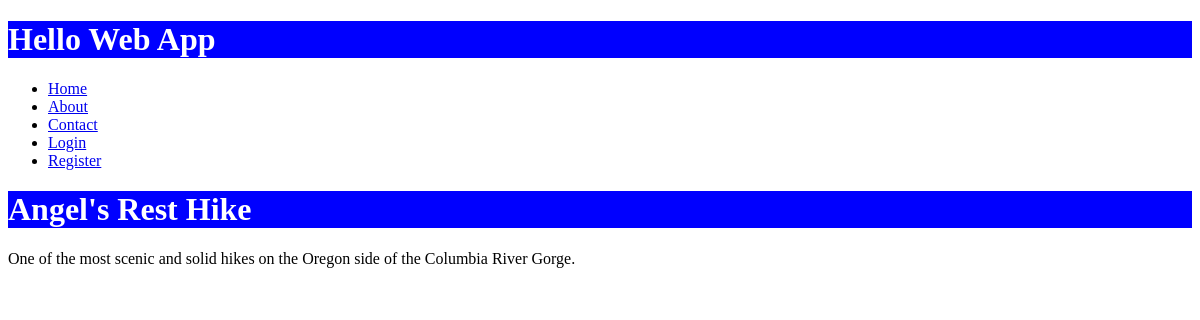
Before: /hikes/angels-rest/ with the older database file.
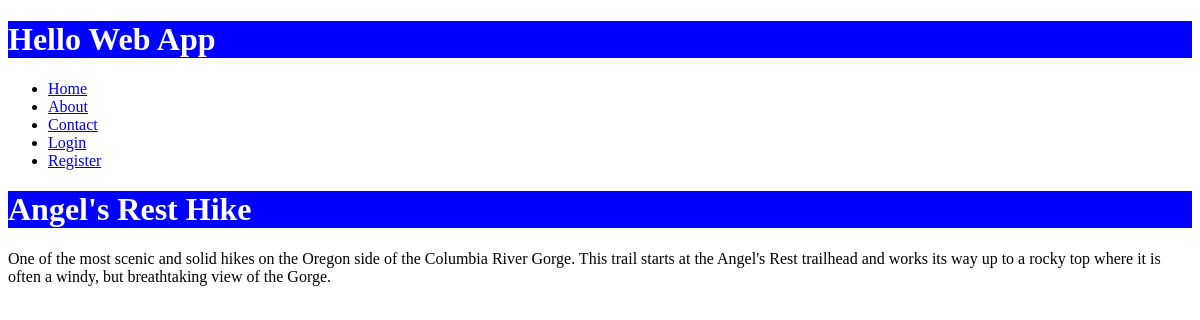
After: the same page with the newer database file.
### collection/models.py (models this page shows)
class Hike (models.Model):
    name = models.CharField(max_length=255)
    description = models.TextField()
    slug = models.SlugField(unique=True)
    user = models.OneToOneField(User, blank=True, null=True)

### collection/views.py (the view)
# urls.py: url(r'^hikes/(?P<slug>[-\w]+)/$', 'collection.views.hike_detail',
def hike_detail(request, slug):
    hike = Hike.objects.get(slug=slug)
    return render(request, 'hikes/hike_detail.html', {'hike': hike, })

### collection/templates/hikes/hike_detail.html (shortened to what this page needs)
{% extends 'layouts/base.html' %}
{% block content %}
    <h1>{{ hike.name }}</h1>
    <p>{{ hike.description }}</p>
{% endblock %}

Changed rows visible on the page:
changed Hike "Angel's Rest Hike": description "One of the most scenic and solid hikes on the Oregon side of the Columbia River Gorge." → "…the Columbia River Gorge. This trail starts at the Angel's Rest trailhead and works its way up to a rocky top where it is often a windy, but breathtaking view of the Gorge."
